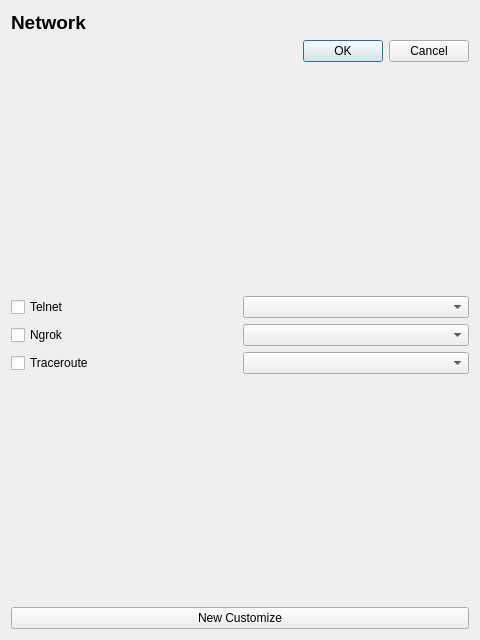
<?xml version="1.0" encoding="UTF-8"?>
<ui version="4.0">
 <class>NetworkPage</class>
 <widget class="QWidget" name="NetworkPage">
  <property name="geometry">
   <rect>
    <x>0</x>
    <y>0</y>
    <width>480</width>
    <height>640</height>
   </rect>
  </property>
  <property name="windowTitle">
   <string>Form</string>
  </property>
  <layout class="QVBoxLayout" name="verticalLayout">
   <item>
    <layout class="QHBoxLayout" name="network_title_layout">
     <item>
      <widget class="QLabel" name="network_title_label">
       <property name="sizePolicy">
        <sizepolicy hsizetype="Preferred" vsizetype="Fixed">
         <horstretch>0</horstretch>
         <verstretch>0</verstretch>
        </sizepolicy>
       </property>
       <property name="text">
        <string>&lt;html&gt;&lt;head/&gt;&lt;body&gt;&lt;p&gt;&lt;span style=&quot; font-size:14pt; font-weight:700;&quot;&gt;Network&lt;/span&gt;&lt;/p&gt;&lt;/body&gt;&lt;/html&gt;</string>
       </property>
      </widget>
     </item>
    </layout>
   </item>
   <item>
    <layout class="QHBoxLayout" name="network_save_change_layout">
     <item>
      <widget class="QDialogButtonBox" name="network_save_change_buttonbox">
       <property name="standardButtons">
        <set>QDialogButtonBox::StandardButton::Cancel|QDialogButtonBox::StandardButton::Ok</set>
       </property>
      </widget>
     </item>
    </layout>
   </item>
   <item>
    <spacer name="verticalSpacer_9">
     <property name="orientation">
      <enum>Qt::Orientation::Vertical</enum>
     </property>
     <property name="sizeHint" stdset="0">
      <size>
       <width>20</width>
       <height>210</height>
      </size>
     </property>
    </spacer>
   </item>
   <item>
    <layout class="QGridLayout" name="network_content_layout">
     <item row="2" column="0">
      <widget class="QCheckBox" name="traceroute_checkbox">
       <property name="text">
        <string>Traceroute</string>
       </property>
      </widget>
     </item>
     <item row="1" column="0">
      <widget class="QCheckBox" name="ngrok_checkbox">
       <property name="text">
        <string>Ngrok</string>
       </property>
      </widget>
     </item>
     <item row="0" column="0">
      <widget class="QCheckBox" name="telnet_checkbox">
       <property name="text">
        <string>Telnet</string>
       </property>
      </widget>
     </item>
     <item row="0" column="1">
      <widget class="QComboBox" name="telnet_combobox"/>
     </item>
     <item row="1" column="1">
      <widget class="QComboBox" name="ngrok_combobox"/>
     </item>
     <item row="2" column="1">
      <widget class="QComboBox" name="traceroute_combobox"/>
     </item>
    </layout>
   </item>
   <item>
    <spacer name="verticalSpacer_11">
     <property name="orientation">
      <enum>Qt::Orientation::Vertical</enum>
     </property>
     <property name="sizeHint" stdset="0">
      <size>
       <width>20</width>
       <height>210</height>
      </size>
     </property>
    </spacer>
   </item>
   <item>
    <layout class="QHBoxLayout" name="network_add_new_layout">
     <item>
      <widget class="QPushButton" name="network_add_new_button">
       <property name="text">
        <string>New Customize</string>
       </property>
      </widget>
     </item>
    </layout>
   </item>
  </layout>
 </widget>
 <resources/>
 <connections/>
</ui>
